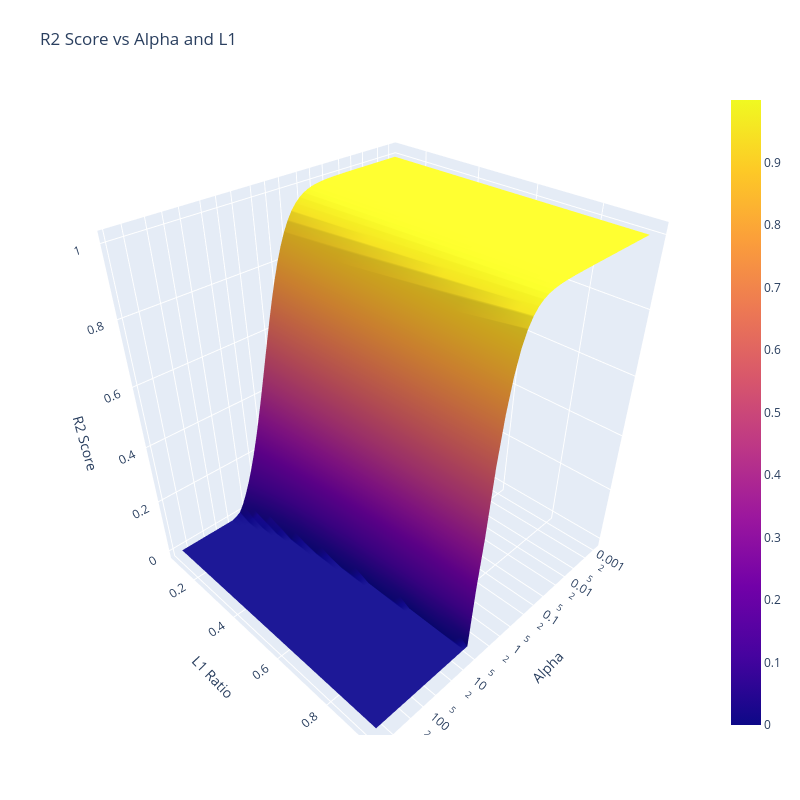

Notebook code cell kept with this figure:
### Markdown cell above
### Optimising ElasticNet

### Code cell
import numpy as np
from sklearn.linear_model import ElasticNet
import pandas as pd
import matplotlib.pyplot as plt
import plotly.graph_objects as go


alphas_tmp = range(-30, 30, 1)
alphas = [10 ** (i/10) for i in alphas_tmp]

l1_ratios_tmp = range(10, 100, 5)
l1_ratios = [i/100 for i in l1_ratios_tmp]

output = pd.DataFrame(columns=['alpha', 'l1_ratio', 'r2_score'])
for alpha in alphas:
    for l1_ratio in l1_ratios:
        elasticnet_model = ElasticNet(alpha=alpha, l1_ratio=l1_ratio).fit(X, y)
        # Add the results to the output DataFrame
        output = pd.concat([output, pd.DataFrame({'alpha': [alpha], 'l1_ratio': [l1_ratio], 'r2_score': [elasticnet_model.score(X, y)]})], ignore_index=True)

# Create a 3D surface plot of the R2 scores as a function of alpha and l1_ratio
fig = go.Figure(data=[go.Surface(z=output.pivot(index='l1_ratio', columns='alpha', values='r2_score').values,
                         x=output['alpha'].unique(),
                         y=output['l1_ratio'].unique())])
fig.update_layout(title='R2 Score vs Alpha and L1', autosize=False,
                  width=800, height=800,
                  margin=dict(l=65, r=50, b=65, t=90))
fig.update_layout(scene=dict(
                    xaxis=dict(type='log'),
                    xaxis_title='Alpha',
                    yaxis_title='L1 Ratio',
                    zaxis_title='R2 Score'))
fig.show()

### Figure 1 — Plotly figure (JSON) as saved in the notebook; plotly's stock layout.template omitted (floating-point values rounded to 4 significant figures; data arrays with more than 128 entries replaced by an {"elided": "..."} marker saying what was removed)
{"data": [{"type": "surface", "x": [0.001, 0.001259, 0.001585, 0.001995, 0.002512, 0.003162, 0.003981, 0.005012, 0.00631, 0.007943, 0.01, 0.01259, 0.01585, 0.01995, 0.02512, 0.03162, 0.03981, 0.05012, 0.0631, 0.07943, 0.1, 0.1259, 0.1585, 0.1995, 0.2512, 0.3162, 0.3981, 0.5012, 0.631, 0.7943, 1, 1.259, 1.585, 1.995, 2.512, 3.162, 3.981, 5.012, 6.31, 7.943, 10, 12.59, 15.85, 19.95, 25.12, 31.62, 39.81, 50.12, 63.1, 79.43, 100, 125.9, 158.5, 199.5, 251.2, 316.2, 398.1, 501.2, 631.0, 794.3], "y": [0.1, 0.15, 0.2, 0.25, 0.3, 0.35, 0.4, 0.45, 0.5, 0.55, 0.6, 0.65, 0.7, 0.75, 0.8, 0.85, 0.9, 0.95], "z": {"elided": "18x60 float values"}}], "layout": {"autosize": false, "height": 800, "margin": {"b": 65, "l": 65, "r": 50, "t": 90}, "scene": {"xaxis": {"title": {"text": "Alpha"}, "type": "log"}, "yaxis": {"title": {"text": "L1 Ratio"}}, "zaxis": {"title": {"text": "R2 Score"}}}, "title": {"text": "R2 Score vs Alpha and L1"}, "width": 800}}
